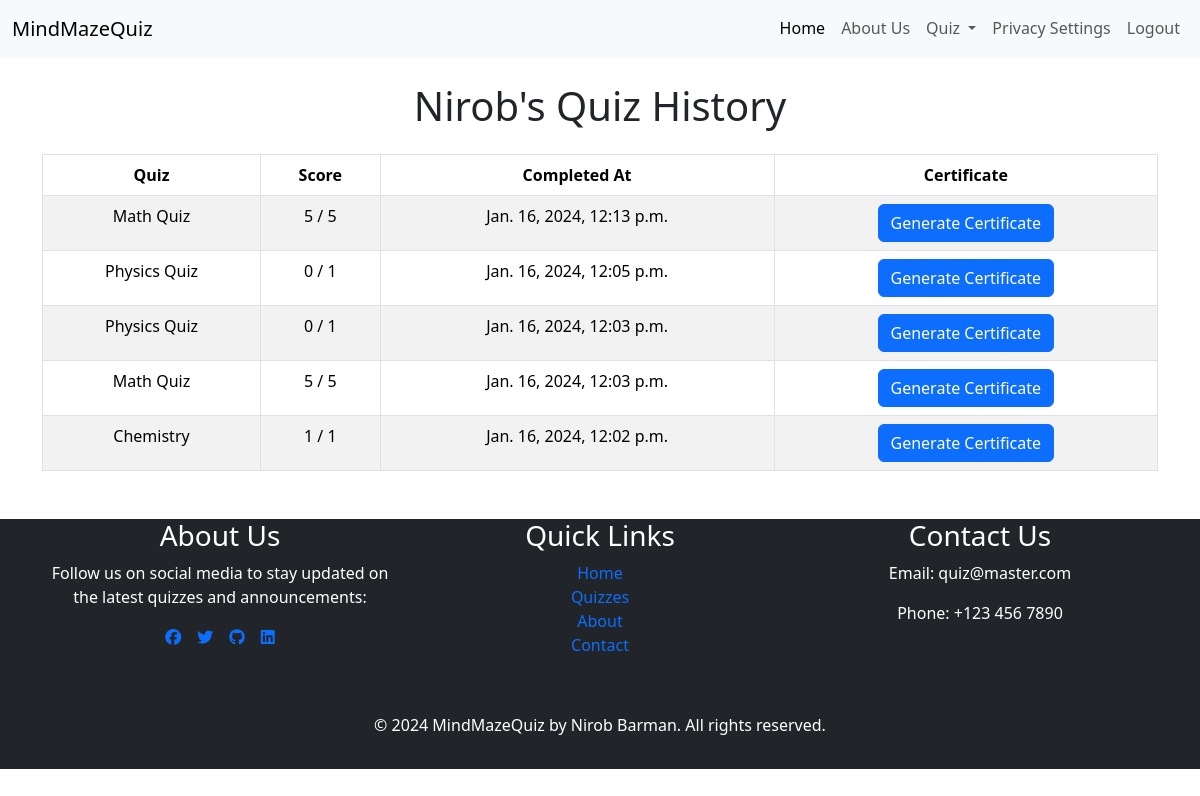
The app's page /quiz_history/nirob/ (signed in) with its own data.
### quizzes/models.py (models this page shows, shortened)
class UserQuizHistory(models.Model):
    user = models.ForeignKey(User, on_delete=models.CASCADE)
    quiz = models.ForeignKey(Quiz, on_delete=models.CASCADE)
    score = models.IntegerField()
    totalMarks = models.IntegerField(default=0)
    completed_at = models.DateTimeField(auto_now_add=True)
    selected_choices = models.ManyToManyField(
        Choice, related_name='selected_choices', blank=True)
    certificate = models.FileField(upload_to='certificates/', blank=True, null=True)

class Quiz(models.Model):
    title = models.CharField(max_length=255)
    description = models.TextField()
    category = models.ForeignKey(Category, on_delete=models.CASCADE)
    has_time_limit = models.BooleanField(default=False)
    created_at = models.DateTimeField(auto_now_add=True, editable=False)
    updated_at = models.DateTimeField(auto_now=True)
    image = models.ImageField(upload_to='quizzes/media/uploads', null=True,
                              blank=True, help_text='Upload an image for the quiz')
    banner = models.ImageField(upload_to='quizzes/media/uploads', null=True,blank=True)

### core/views.py (the view)
# urls.py: path('quiz_history/<str:username>/', quiz_history, name='quiz_history'),
@login_required
def quiz_history(request, username):
    user = get_object_or_404(User, username=username)
    quiz_history = UserQuizHistory.objects.filter(
        user=user).order_by('-completed_at')
    context = {
        'user': user,
        'quiz_history': quiz_history,
    }
    return render(request, 'quiz_history.html', context)

### core/templates/quiz_history.html (shortened to what this page needs)
{% extends 'base.html' %}
{% block content %}
<div class="container mt-4">
    <h1 class="text-center mb-4">{{ user.username|title }}'s Quiz History</h1>
    {% if quiz_history %}
    <table class="table table-striped table-bordered text-center">
        <thead class="thead-dark">
            <tr>
                <th scope="col">Quiz</th>
                <th scope="col">Score</th>
                <th scope="col">Completed At</th>
                <th scope="col">Certificate</th>
            </tr>
        </thead>
        <tbody>
            {% for history in quiz_history %}
            <tr>
                <td>{{ history.quiz.title }}</td>
                <td>{{ history.score }} / {{ history.totalMarks }}</td>
                <td>{{ history.completed_at }}</td>
                <td>
                    {% if history.certificate %}
                    <a href="{{ history.certificate.url }}" class="btn btn-success" download>Download Certificate</a>
                    {% else %}
                    <form action="{% url 'generate_certificate' history.id %}" method="post">
                        <button type="submit" class="btn btn-primary">Generate Certificate</button>
                    </form>
                    {% endif %}
                </td>
            </tr>
            {% endfor %}
        </tbody>
    </table>
    {% else %}
    <p class="text-center">No quiz history available.</p>
    {% endif %}
</div>
{% endblock %}

### records on screen
UserQuizHistory: quiz "Math Quiz", score "5", totalMarks "5", completed_at "Jan. 16, 2024, 12:13 p.m.", shows "Generate Certificate"
UserQuizHistory: quiz "Physics Quiz", score "0", totalMarks "1", completed_at "Jan. 16, 2024, 12:05 p.m.", shows "Generate Certificate"
UserQuizHistory: quiz "Physics Quiz", score "0", totalMarks "1", completed_at "Jan. 16, 2024, 12:03 p.m.", shows "Generate Certificate"
UserQuizHistory: quiz "Math Quiz", score "5", totalMarks "5", completed_at "Jan. 16, 2024, 12:03 p.m.", shows "Generate Certificate"
UserQuizHistory: quiz "Chemistry", score "1", totalMarks "1", completed_at "Jan. 16, 2024, 12:02 p.m.", shows "Generate Certificate"

### other values on screen
{{ user.username|title }} "Nirob"
